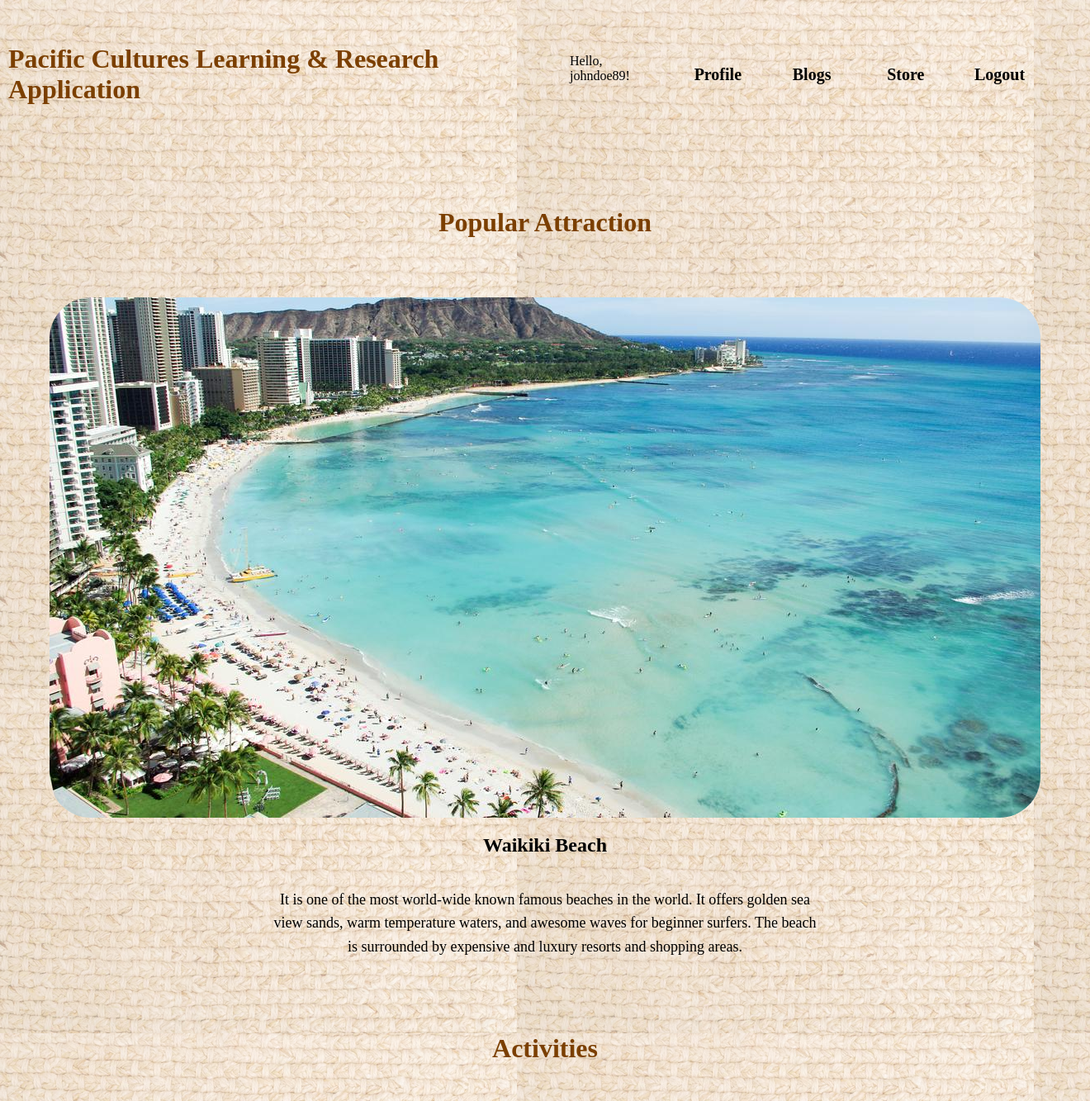
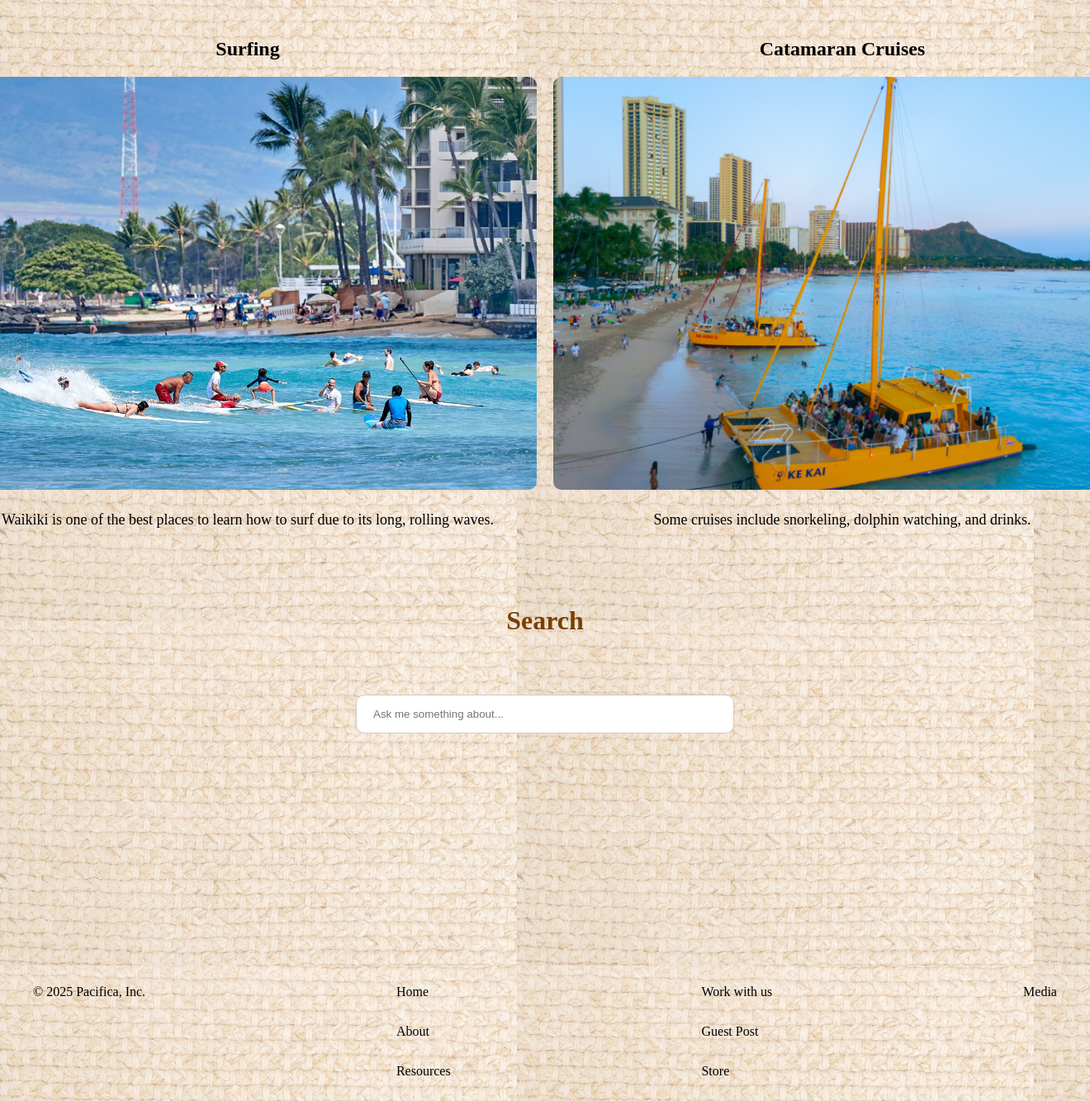
Screenshot of /attraction/attractions/2/ (signed in) with the database file from the repository (2 pictures, top to bottom).
### attraction/models.py (models this page shows, shortened)
class Attraction(models.Model):
    name = models.CharField(max_length=100)
    description = models.TextField()
    features = models.TextField(max_length=100, default="No features available")
    image = models.ImageField(upload_to='dine_images/', null=True, blank=True)
    activity_name = models.CharField(max_length=100, null=True, blank=True)
    activity_description = models.TextField(null=True, blank=True)
    activity_image = models.ImageField(upload_to='dine_images/', null=True, blank=True)
    activity_name_2 = models.CharField(max_length=100, null=True, blank=True)
    activity_description_2 = models.TextField(null=True, blank=True)
    activity_image_2 = models.ImageField(upload_to='dine_images/', null=True, blank=True)

### attraction/views.py (the view)
# urls.py: path('attractions/<int:pk>/', AttractionsDetailView.as_view(), name='attraction_details'),
class AttractionsDetailView(DetailView):
    model = Attraction
    template_name = "attractions_details.html"

### attraction/templates/attractions_details.html (shortened to what this page needs)
{% extends 'base.html' %}
{% block content %}
<div class="home-container">
    <h1>Popular Attraction</h1>
</div>
{% if attraction.image %}
    <img src="{{ attraction.image.url }}" alt="{{ attraction.name }} Image" class="attraction-details-image" />
{% else %}
    <p>No image available</p>
{% endif %}
<div class="attraction-container-header">
    <h2>{{ attraction.name }}</h2>
    <p>{{ attraction.description}} </p>
</div>
<div class="home-container">
    <h1>Activities</h1>
</div>
{% load static %}
<div class="attractions-activities">
    <div class="activities-container">
        <div class="image-wrapper">
            <h2>{{ attraction.activity_name }}</h2>
            <image src="{{ attraction.activity_image.url }}" alt="{{ attration.activity_name }} Image" class="activities-image"></image>
            <p>{{ attraction.activity_description }}</p>
        </div>
        <div class="image-wrapper">
            <h2>{{ attraction.activity_name_2 }}</h2>
            <image src="{{ attraction.activity_image_2.url }}" alt="{{ attration.activity_name_2 }} Image" class="activities-image"></image>
            <p>{{ attraction.activity_description_2 }}</p>
        </div>
    </div>
</div>
<div class="home-container">
    <h1>Search</h1>
</div>
<div style="width: 100%; text-align: center; margin-top: 20px;">
    <input id="searchBox" type="text" placeholder="Ask me something about..." style="width: 30%; padding: 15px 40px 15px 20px; border-radius: 10px; border: 1px solid #ccc;">
</div>
{% endblock %}

### templates/base.html (shortened to what this page needs)
<!DOCTYPE html>
<html lang="en">
<head>
  {% load static %}
  <link rel="stylesheet" href="{% static 'css/base.css' %}" />
</head>
<body>
  <header class="main-header">
  <a href="{% url 'homepage' %}" class="main-title">
    <h1>Pacific Cultures Learning & Research Application</h1>
  </a>
    <div class="authentication">
      {% if user.is_authenticated %}
      <span>Hello, {{ user.username }}!</span>
        <a href="{% url 'user_profile' %}" class="base-button">Profile</a>
        <a href="{% url 'blog_details' %}" class="base-button">Blogs</a>
        <a href="{% url 'store' %}" class="base-button">Store</a>
        <a href="{% url 'logout' %}" class="base-button">Logout</a>
      {% else %}
        <a href="{% url 'blog_details' %}" class="base-button">Blogs</a>
        <a href="{% url 'store' %}" class="base-button">Store</a>
        <a href="{% url 'login' %}" class="base-button">Login</a>
        <a href="{% url 'signup' %}" class="base-button">Sign Up</a>
      {% endif %}
    </div>
  </header>
  <div>{% block content %} {% endblock %}</div>
  <footer>
    <div class="text1">
      &copy; 2025 Pacifica, Inc.
    </div>
    <div>
      <a href="{% url 'homepage' %}" class="home-button">Home</a>
      <div style='margin-top: 30px;'>
        <a href="{% url 'about' %}" class="home-button">About</a>
      </div>
      <div style='margin-top: 30px;'>
        <a href="{% url 'resources' %}" class="home-button">Resources</a>
      </div>
    </div>
    <div>
      <a href="{% url 'work' %}" class="home-button">Work with us</a>
      <div style='margin-top: 30px;'>
        <a href="{% url 'blog_details' %}" class="home-button">Guest Post</a>
      </div>
      <div style='margin-top: 30px;'>
        <a href="{% url 'store' %}" class="home-button">Store</a>
      </div>
    </div>
    <div>
      <a href="{% url 'media' %}" class="home-button">Media</a>
    </div>
  </footer>
</body>
</html>

### static/css/base.css (style rules this page uses)
.main-header { display: flex; justify-content: space-between; align-items: center; height: 20vh; padding: 10px; }
html, body { box-sizing: border-box; margin: 0; padding: 0; }
body { position: relative; }
body::before { content: ''; position: absolute; top: 0; left: 0; right: 0; bottom: 0; background-image: url('/static/straw.jpg'); background-attachment: fixed; opacity: 0.5; z-index: -1; }
.main-title { text-decoration: none; color: #7B3F00; }
.main-title h1 { position: relative; color: inherit; font-family: 'Dancing Script', cursive; }
.authentication { display: flex; gap: 15px; margin-right: 50px; }
.authentication a { text-decoration: none; color: black; }
.base-button { display: flex; width: 100px; height: 50px; justify-content: center; align-items: center; font-weight: bold; font-size: 20px; color: #7B3F00; transition: transform 0.4s ease, box-shadow 0.4s ease; }
.home-button { text-decoration: none; color: black; }
footer { display: flex; padding: 40px; margin-top: 20%; justify-content: space-between; }
.home-container { text-align: center; }
.home-container h1 { position: relative; color: #7B3F00; font-family: 'Dancing Script', cursive; text-decoration: none; padding: 50px; }
.attraction-details-image { display: block; text-align: center; margin: 0 auto; border-radius: 50px; }
.attraction-container-header { text-align: center; }
.attraction-container-header p { text-align: center; font-size: 18px; line-height: 1.6; display: inline-block; max-width: 50%; }
.attractions-activities { text-align: center; }
.activities-container { display: flex; justify-content: center; gap: 20px; align-items: center; }
.image-wrapper { text-align: center; }
.image-wrapper p { font-size: 18px; line-height: 1.6; }
.activities-image { height: 500px; width: 700px; border-radius: 10px; object-fit: cover; transition: transform 0.3s ease; }

### rows the page displays
Attraction: image (picture), name "Waikiki Beach", description "It is one of the most world-wide known famous beaches in the world. It offers golden sea view sands, warm temperature waters, and awesome waves for beginner surfers. The beach is surrounded by expensive and luxury resorts and shopping areas.", activity_name "Surfing", activity_image (picture), activity_description "Waikiki is one of the best places to learn how to surf due to its long, rolling waves.", activity_name_2 "Catamaran Cruises", activity_image_2 (picture), activity_description_2 "Some cruises include snorkeling, dolphin watching, and drinks."

### other values shown
{{ user.username }} "johndoe89"
